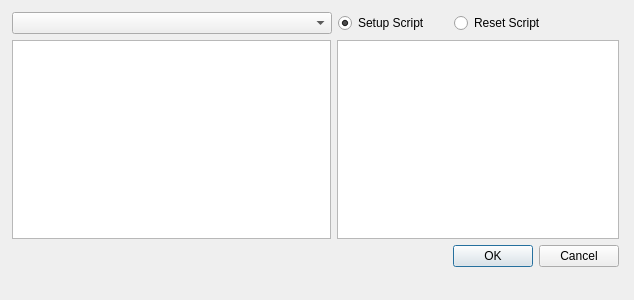
<?xml version="1.0" encoding="UTF-8"?>
<ui version="4.0">
 <class>SelectScriptDialog</class>
 <widget class="QDialog" name="SelectScriptDialog">
  <property name="geometry">
   <rect>
    <x>0</x>
    <y>0</y>
    <width>634</width>
    <height>300</height>
   </rect>
  </property>
  <property name="windowTitle">
   <string>Select Script</string>
  </property>
  <widget class="QWidget" name="layoutWidget">
   <property name="geometry">
    <rect>
     <x>0</x>
     <y>0</y>
     <width>631</width>
     <height>281</height>
    </rect>
   </property>
   <layout class="QVBoxLayout" name="mainLayout">
    <property name="leftMargin">
     <number>12</number>
    </property>
    <property name="topMargin">
     <number>12</number>
    </property>
    <property name="rightMargin">
     <number>12</number>
    </property>
    <property name="bottomMargin">
     <number>14</number>
    </property>
    <item>
     <layout class="QHBoxLayout" name="Layout1">
      <item>
       <widget class="QComboBox" name="cmbScript"/>
      </item>
      <item>
       <widget class="QRadioButton" name="rdoSetupScript">
        <property name="minimumSize">
         <size>
          <width>110</width>
          <height>0</height>
         </size>
        </property>
        <property name="maximumSize">
         <size>
          <width>110</width>
          <height>16777215</height>
         </size>
        </property>
        <property name="text">
         <string>Setup Script</string>
        </property>
        <property name="checked">
         <bool>true</bool>
        </property>
       </widget>
      </item>
      <item>
       <widget class="QRadioButton" name="rdoResetScript">
        <property name="minimumSize">
         <size>
          <width>110</width>
          <height>0</height>
         </size>
        </property>
        <property name="maximumSize">
         <size>
          <width>110</width>
          <height>16777215</height>
         </size>
        </property>
        <property name="text">
         <string>Reset Script</string>
        </property>
       </widget>
      </item>
      <item>
       <spacer name="horizontalSpacer">
        <property name="orientation">
         <enum>Qt::Horizontal</enum>
        </property>
        <property name="sizeType">
         <enum>QSizePolicy::Fixed</enum>
        </property>
        <property name="sizeHint" stdset="0">
         <size>
          <width>55</width>
          <height>20</height>
         </size>
        </property>
       </spacer>
      </item>
     </layout>
    </item>
    <item>
     <layout class="QHBoxLayout" name="Layout2">
      <item>
       <widget class="QTextEdit" name="txtScript">
        <property name="readOnly">
         <bool>true</bool>
        </property>
       </widget>
      </item>
      <item>
       <widget class="QTableView" name="lstParams">
        <property name="minimumSize">
         <size>
          <width>282</width>
          <height>0</height>
         </size>
        </property>
        <property name="maximumSize">
         <size>
          <width>280</width>
          <height>16777215</height>
         </size>
        </property>
       </widget>
      </item>
     </layout>
    </item>
    <item>
     <widget class="QDialogButtonBox" name="buttonBox">
      <property name="orientation">
       <enum>Qt::Horizontal</enum>
      </property>
      <property name="standardButtons">
       <set>QDialogButtonBox::Cancel|QDialogButtonBox::Ok</set>
      </property>
     </widget>
    </item>
   </layout>
  </widget>
 </widget>
 <resources/>
 <connections>
  <connection>
   <sender>buttonBox</sender>
   <signal>accepted()</signal>
   <receiver>SelectScriptDialog</receiver>
   <slot>accept()</slot>
   <hints>
    <hint type="sourcelabel">
     <x>248</x>
     <y>254</y>
    </hint>
    <hint type="destinationlabel">
     <x>157</x>
     <y>274</y>
    </hint>
   </hints>
  </connection>
  <connection>
   <sender>buttonBox</sender>
   <signal>rejected()</signal>
   <receiver>SelectScriptDialog</receiver>
   <slot>reject()</slot>
   <hints>
    <hint type="sourcelabel">
     <x>316</x>
     <y>260</y>
    </hint>
    <hint type="destinationlabel">
     <x>286</x>
     <y>274</y>
    </hint>
   </hints>
  </connection>
 </connections>
</ui>
